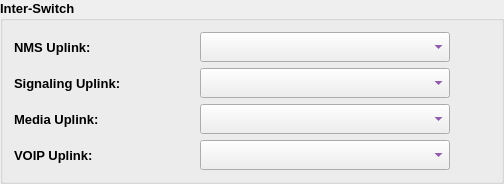
               <widget class="QGroupBox" name="groupBox_7">
                <property name="font">
                 <font>
                  <family>Tahoma</family>
                  <pointsize>10</pointsize>
                  <weight>75</weight>
                  <bold>true</bold>
                 </font>
                </property>
                <property name="title">
                 <string>Inter-Switch</string>
                </property>
                <layout class="QVBoxLayout" name="verticalLayout_12">
                 <item>
                  <layout class="QVBoxLayout" name="verticalLayout_13">
                   <item>
                    <layout class="QHBoxLayout" name="horizontalLayout_25">
                     <item>
                      <widget class="QLabel" name="label_23">
                       <property name="minimumSize">
                        <size>
                         <width>180</width>
                         <height>30</height>
                        </size>
                       </property>
                       <property name="maximumSize">
                        <size>
                         <width>180</width>
                         <height>30</height>
                        </size>
                       </property>
                       <property name="font">
                        <font>
                         <family>Tahoma</family>
                         <pointsize>10</pointsize>
                         <weight>75</weight>
                         <bold>true</bold>
                        </font>
                       </property>
                       <property name="text">
                        <string>NMS Uplink:</string>
                       </property>
                      </widget>
                     </item>
                     <item>
                      <widget class="QComboBox" name="INmsUplinkCB">
                       <property name="sizePolicy">
                        <sizepolicy hsizetype="Preferred" vsizetype="Preferred">
                         <horstretch>0</horstretch>
                         <verstretch>0</verstretch>
                        </sizepolicy>
                       </property>
                       <property name="minimumSize">
                        <size>
                         <width>250</width>
                         <height>30</height>
                        </size>
                       </property>
                       <property name="maximumSize">
                        <size>
                         <width>250</width>
                         <height>30</height>
                        </size>
                       </property>
                       <property name="font">
                        <font>
                         <family>Tahoma</family>
                         <pointsize>10</pointsize>
                         <weight>75</weight>
                         <bold>true</bold>
                        </font>
                       </property>
                       <property name="styleSheet">
                        <string notr="true">color: rgb(85, 0, 127);</string>
                       </property>
                      </widget>
                     </item>
                     <item>
                      <spacer name="horizontalSpacer_32">
                       <property name="font">
                        <font>
                         <family>Tahoma</family>
                         <pointsize>10</pointsize>
                        </font>
                       </property>
                       <property name="orientation">
                        <enum>Qt::Horizontal</enum>
                       </property>
                       <property name="sizeHint" stdset="0">
                        <size>
                         <width>40</width>
                         <height>20</height>
                        </size>
                       </property>
                      </spacer>
                     </item>
                    </layout>
                   </item>
                   <item>
                    <layout class="QHBoxLayout" name="horizontalLayout_26">
                     <item>
                      <widget class="QLabel" name="label_24">
                       <property name="minimumSize">
                        <size>
                         <width>180</width>
                         <height>30</height>
                        </size>
                       </property>
                       <property name="maximumSize">
                        <size>
                         <width>180</width>
                         <height>30</height>
                        </size>
                       </property>
                       <property name="font">
                        <font>
                         <family>Tahoma</family>
                         <pointsize>10</pointsize>
                         <weight>75</weight>
                         <bold>true</bold>
                        </font>
                       </property>
                       <property name="text">
                        <string>Signaling Uplink:</string>
                       </property>
                      </widget>
                     </item>
                     <item>
                      <widget class="QComboBox" name="ISigUplinkCB">
                       <property name="sizePolicy">
                        <sizepolicy hsizetype="Preferred" vsizetype="Preferred">
                         <horstretch>0</horstretch>
                         <verstretch>0</verstretch>
                        </sizepolicy>
                       </property>
                       <property name="minimumSize">
                        <size>
                         <width>250</width>
                         <height>30</height>
                        </size>
                       </property>
                       <property name="maximumSize">
                        <size>
                         <width>250</width>
                         <height>30</height>
                        </size>
                       </property>
                       <property name="font">
                        <font>
                         <family>Tahoma</family>
                         <pointsize>10</pointsize>
                         <weight>75</weight>
                         <bold>true</bold>
                        </font>
                       </property>
                       <property name="styleSheet">
                        <string notr="true">color: rgb(85, 0, 127);</string>
                       </property>
                      </widget>
                     </item>
                     <item>
                      <spacer name="horizontalSpacer_33">
                       <property name="font">
                        <font>
                         <family>Tahoma</family>
                         <pointsize>10</pointsize>
                        </font>
                       </property>
                       <property name="orientation">
                        <enum>Qt::Horizontal</enum>
                       </property>
                       <property name="sizeHint" stdset="0">
                        <size>
                         <width>40</width>
                         <height>20</height>
                        </size>
                       </property>
                      </spacer>
                     </item>
                    </layout>
                   </item>
                   <item>
                    <layout class="QHBoxLayout" name="horizontalLayout_27">
                     <item>
                      <widget class="QLabel" name="label_25">
                       <property name="minimumSize">
                        <size>
                         <width>180</width>
                         <height>30</height>
                        </size>
                       </property>
                       <property name="maximumSize">
                        <size>
                         <width>180</width>
                         <height>30</height>
                        </size>
                       </property>
                       <property name="font">
                        <font>
                         <family>Tahoma</family>
                         <pointsize>10</pointsize>
                         <weight>75</weight>
                         <bold>true</bold>
                        </font>
                       </property>
                       <property name="text">
                        <string>Media Uplink:</string>
                       </property>
                      </widget>
                     </item>
                     <item>
                      <widget class="QComboBox" name="IMediaUplinkCB">
                       <property name="sizePolicy">
                        <sizepolicy hsizetype="Preferred" vsizetype="Preferred">
                         <horstretch>0</horstretch>
                         <verstretch>0</verstretch>
                        </sizepolicy>
                       </property>
                       <property name="minimumSize">
                        <size>
                         <width>250</width>
                         <height>30</height>
                        </size>
                       </property>
                       <property name="maximumSize">
                        <size>
                         <width>250</width>
                         <height>30</height>
                        </size>
                       </property>
                       <property name="font">
                        <font>
                         <family>Tahoma</family>
                         <pointsize>10</pointsize>
                         <weight>75</weight>
                         <bold>true</bold>
                        </font>
                       </property>
                       <property name="styleSheet">
                        <string notr="true">color: rgb(85, 0, 127);</string>
                       </property>
                      </widget>
                     </item>
                     <item>
                      <spacer name="horizontalSpacer_34">
                       <property name="font">
                        <font>
                         <family>Tahoma</family>
                         <pointsize>10</pointsize>
                        </font>
                       </property>
                       <property name="orientation">
                        <enum>Qt::Horizontal</enum>
                       </property>
                       <property name="sizeHint" stdset="0">
                        <size>
                         <width>40</width>
                         <height>20</height>
                        </size>
                       </property>
                      </spacer>
                     </item>
                    </layout>
                   </item>
                   <item>
                    <layout class="QHBoxLayout" name="horizontalLayout_28">
                     <item>
                      <widget class="QLabel" name="label_26">
                       <property name="minimumSize">
                        <size>
                         <width>180</width>
                         <height>30</height>
                        </size>
                       </property>
                       <property name="maximumSize">
                        <size>
                         <width>180</width>
                         <height>30</height>
                        </size>
                       </property>
                       <property name="font">
                        <font>
                         <family>Tahoma</family>
                         <pointsize>10</pointsize>
                         <weight>75</weight>
                         <bold>true</bold>
                        </font>
                       </property>
                       <property name="text">
                        <string>VOIP Uplink:</string>
                       </property>
                      </widget>
                     </item>
                     <item>
                      <widget class="QComboBox" name="IVoipUplinkCB">
                       <property name="sizePolicy">
                        <sizepolicy hsizetype="Preferred" vsizetype="Preferred">
                         <horstretch>0</horstretch>
                         <verstretch>0</verstretch>
                        </sizepolicy>
                       </property>
                       <property name="minimumSize">
                        <size>
                         <width>250</width>
                         <height>30</height>
                        </size>
                       </property>
                       <property name="maximumSize">
                        <size>
                         <width>250</width>
                         <height>30</height>
                        </size>
                       </property>
                       <property name="font">
                        <font>
                         <family>Tahoma</family>
                         <pointsize>10</pointsize>
                         <weight>75</weight>
                         <bold>true</bold>
                        </font>
                       </property>
                       <property name="styleSheet">
                        <string notr="true">color: rgb(85, 0, 127);</string>
                       </property>
                      </widget>
                     </item>
                     <item>
                      <spacer name="horizontalSpacer_35">
                       <property name="font">
                        <font>
                         <family>Tahoma</family>
                         <pointsize>10</pointsize>
                        </font>
                       </property>
                       <property name="orientation">
                        <enum>Qt::Horizontal</enum>
                       </property>
                       <property name="sizeHint" stdset="0">
                        <size>
                         <width>40</width>
                         <height>20</height>
                        </size>
                       </property>
                      </spacer>
                     </item>
                    </layout>
                   </item>
                  </layout>
                 </item>
                </layout>
               </widget>
